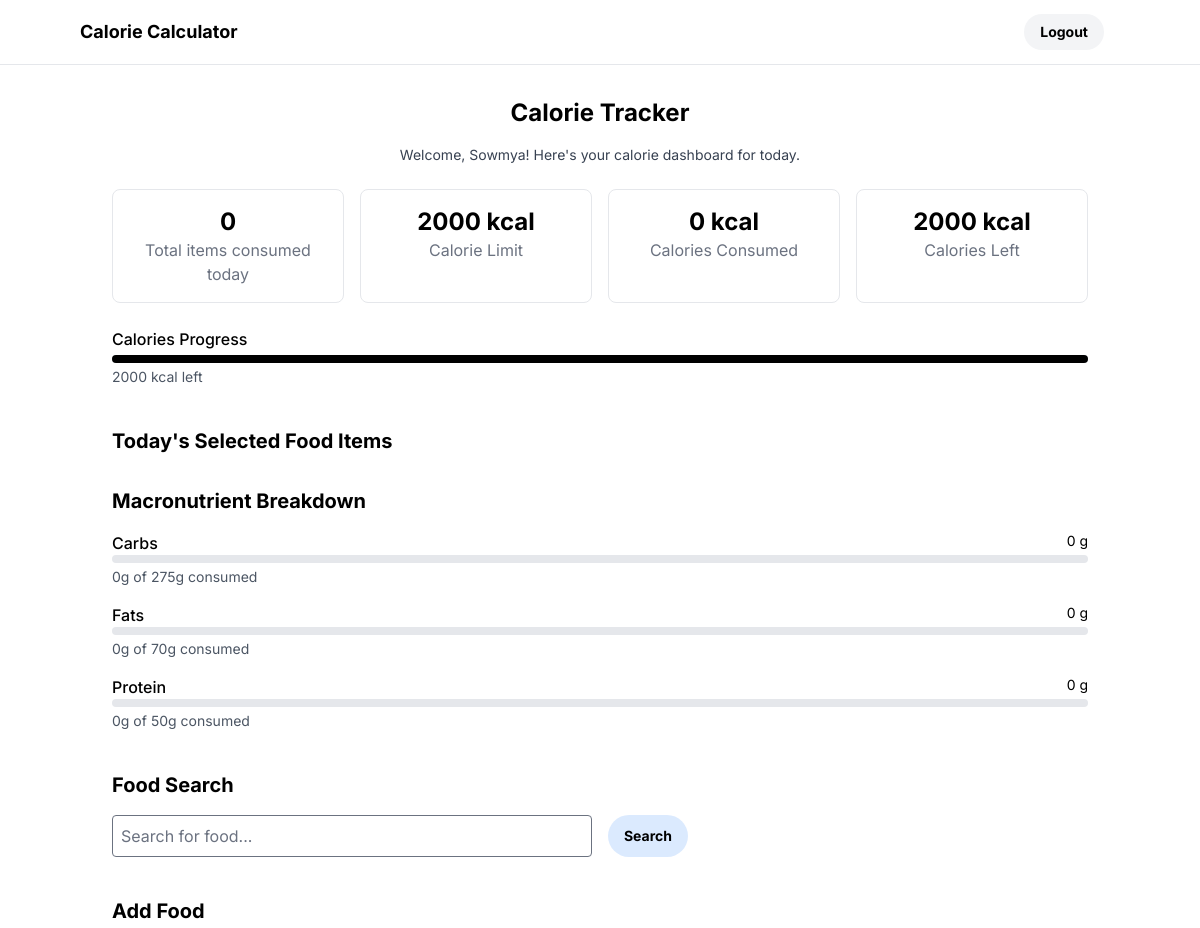
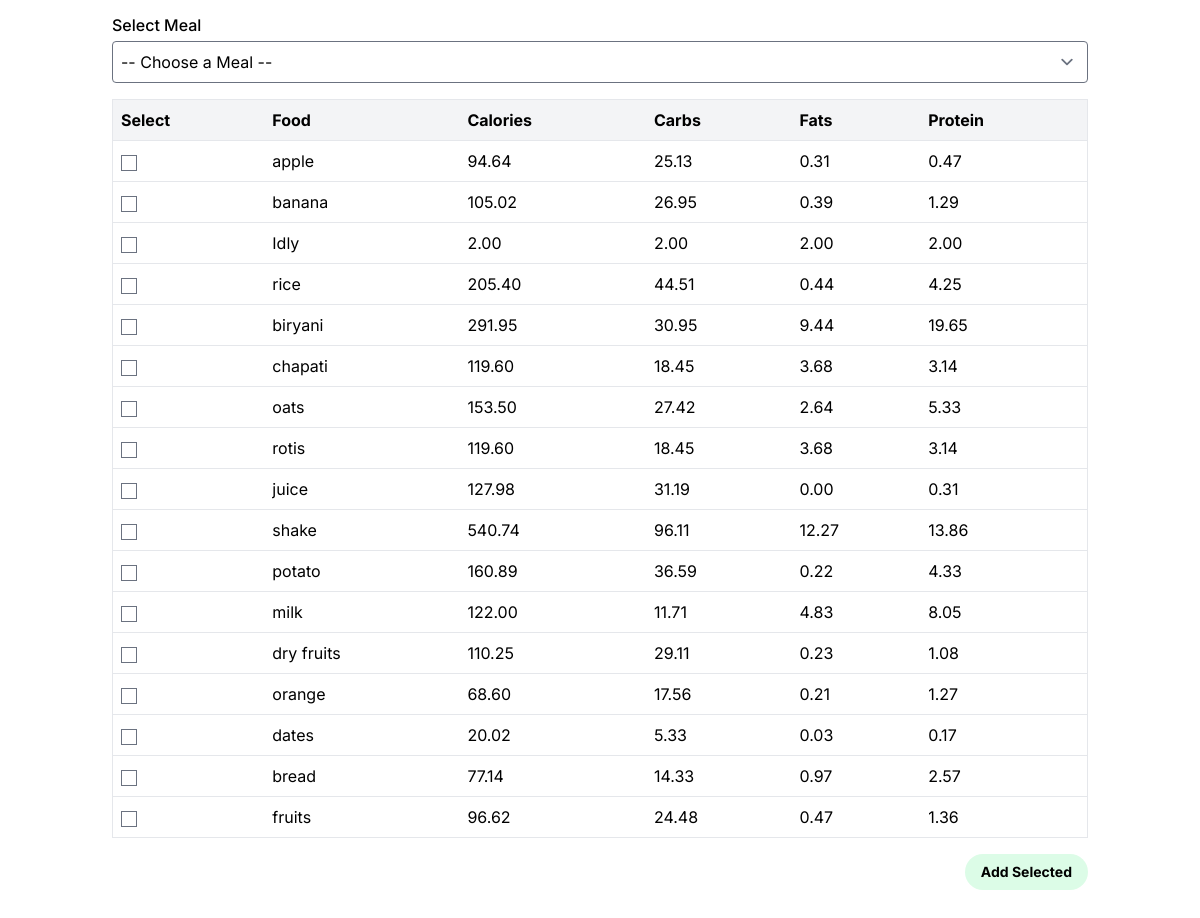
The page /user/ (signed in) on the database its author committed (2 pictures, top to bottom).
### count/models.py (models this page shows, shortened)
class Fooditem(models.Model):
    name = models.CharField(max_length=200)
    category = models.ManyToManyField(Category)
    carbohydrates = models.DecimalField(max_digits=5, decimal_places=2, default=2)
    fats = models.DecimalField(max_digits=5, decimal_places=2, default=2)
    protein = models.DecimalField(max_digits=5, decimal_places=2, default=2)
    calories = models.DecimalField(max_digits=5, decimal_places=2, default=2, blank=True)
    quantity = models.IntegerField(default=1, null=True, blank=True)

### count/decorators.py (the view)
        def wrapper_func(request,*args,**kwargs):
            group=None
            if request.user.groups.exists():
                group=request.user.groups.all()[0].name
            if group in allowed_roles:
                return view_func(request,*args,**kwargs)
            else:
                return HttpResponse("<h1>You are not allowed to access this page</h1>")

### count/templates/user.html (shortened to what this page needs)
{% load static %}
<!DOCTYPE html>
<html lang="en">
  <head>
    <script src="https://cdn.tailwindcss.com?plugins=forms,container-queries"></script>
  </head>
  <body class="font-[Inter]">
    <div class="min-h-screen bg-white">
      <header class="flex items-center justify-between border-b px-10 py-3">
        <div class="flex items-center gap-4">
          <svg class="w-6 h-6 text-gray-800" fill="currentColor" viewBox="0 0 48 48"><path d="M44 11.2727C44 14.0109..." /></svg>
          <h2 class="text-lg font-bold">Calorie Calculator</h2>
        </div>
        <div class="flex gap-4 items-center">
          <a href="{% url 'logout' %}" class="bg-gray-100 text-sm font-bold px-4 py-2 rounded-full">Logout</a>
          <div class="w-10 h-10 rounded-full bg-cover bg-center" style="background-image: url('https://...')"></div>
        </div>
      </header>
      <main class="px-6 py-8 max-w-5xl mx-auto">
        <h1 class="text-2xl font-bold mb-4 text-center">Calorie Tracker</h1>
        <p class="text-center text-gray-700 text-sm mb-6">Welcome, {{ request.user.username }}! Here's your calorie dashboard for today.</p>
        <div class="grid grid-cols-1 md:grid-cols-4 gap-4 mb-6">
          <div class="border rounded-lg p-4 text-center">
            <p class="text-2xl font-bold">{{ cnt }}</p>
            <p class="text-gray-500">Total items consumed today</p>
          </div>
          <div class="border rounded-lg p-4 text-center">
            <p class="text-2xl font-bold">2000 kcal</p>
            <p class="text-gray-500">Calorie Limit</p>
          </div>
          <div class="border rounded-lg p-4 text-center">
            <p class="text-2xl font-bold">{{ totalCalories }} kcal</p>
            <p class="text-gray-500">Calories Consumed</p>
          </div>
          <div class="border rounded-lg p-4 text-center">
            <p class="text-2xl font-bold">{{ CalorieLeft }} kcal</p>
            <p class="text-gray-500">Calories Left</p>
          </div>
        </div>
        <div class="mb-8">
          <p class="font-medium mb-1">Calories Progress</p>
          <div class="w-full bg-gray-200 rounded-full h-2 mb-1">
            <div class="bg-black h-2 rounded-full {{ Progress }}"></div>
          </div>
          <p class="text-sm text-gray-600">{{ CalorieLeft }} kcal left</p>
        </div>
        <h2 class="text-xl font-bold mt-10 mb-4">Today's Selected Food Items</h2>
        <h2 class="text-xl font-bold mb-4">Macronutrient Breakdown</h2>
        {% for macro, label in macro_labels %}
        <div class="mb-4">
          <div class="flex justify-between">
            <p class="font-medium">{{ label }}</p>
            <p class="text-sm">
              {% if macro == 'carbohydrates' %}{{ carbohydrates_value }}
              {% elif macro == 'fats' %}{{ fats_value }}
              {% elif macro == 'protein' %}{{ protein_value }}
              {% endif %}g
            </p>
          </div>
          <div class="w-full bg-gray-200 rounded-full h-2 mb-1">
          </div>
          <p class="text-sm text-gray-600">
            {% if macro == 'carbohydrates' %}{{ carbohydrates_value }}g of 275g
            {% elif macro == 'fats' %}{{ fats_value }}g of 70g
            {% elif macro == 'protein' %}{{ protein_value }}g of 50g
            {% endif %} consumed
          </p>
        </div>
        {% endfor %}
        <h2 class="text-xl font-bold mt-10 mb-4">Food Search</h2>
        <form method="get" class="mb-6 flex gap-4 max-w-xl">
          <input
            type="text"
            name="name"
            value="{{ request.GET.name }}"
            placeholder="Search for food..."
            class="flex w-full border p-2 rounded"
          />
          <button type="submit" class="bg-blue-100 text-sm font-bold px-4 py-2 rounded-full">Search</button>
        </form>
        <h2 class="text-xl font-bold mt-10 mb-4">Add Food</h2>
        <form method="POST" action="{% url 'addFooditem' %}" class="space-y-4">
          <div>
            <label class="block mb-1 font-medium">Select Meal</label>
            <select name="meal" class="w-full border p-2 rounded">
              <option value="">-- Choose a Meal --</option>
            </select>
          </div>
          <div class="overflow-x-auto">
            <table class="w-full border">
              <thead>
                <tr class="bg-gray-100">
                  <th class="p-2 text-left">Select</th>
                  <th class="p-2 text-left">Food</th>
                  <th class="p-2 text-left">Calories</th>
                  <th class="p-2 text-left">Carbs</th>
                  <th class="p-2 text-left">Fats</th>
                  <th class="p-2 text-left">Protein</th>
                </tr>
              </thead>
              <tbody>
                {% for food in myfilter.qs %}
                <tr class="border-t">
                  <td class="p-2"><input type="checkbox" name="fooditem_ids" value="{{ food.id }}" /></td>
                  <td class="p-2">{{ food.name }}</td>
                  <td class="p-2">{{ food.calories }}</td>
                  <td class="p-2">{{ food.carbohydrates }}</td>
                  <td class="p-2">{{ food.fats }}</td>
                  <td class="p-2">{{ food.protein }}</td>
                </tr>
                {% endfor %}
              </tbody>
            </table>
          </div>
          <div class="text-right">
            <button type="submit" onclick="return validateMealSelection()" class="bg-green-100 text-sm font-bold px-4 py-2 rounded-full">
              Add Selected
            </button>
          </div>
        </form>
      </main>
    </div>
  </body>
</html>

### rows shown on the page
Fooditem: name "apple", calories "94.64", carbohydrates "25.13", fats "0.31", protein "0.47"
Fooditem: name "banana", calories "105.02", carbohydrates "26.95", fats "0.39", protein "1.29"
Fooditem: name "Idly", calories "2.00", carbohydrates "2.00", fats "2.00", protein "2.00"
Fooditem: name "rice", calories "205.40", carbohydrates "44.51", fats "0.44", protein "4.25"
Fooditem: name "biryani", calories "291.95", carbohydrates "30.95", fats "9.44", protein "19.65"
Fooditem: name "chapati", calories "119.60", carbohydrates "18.45", fats "3.68", protein "3.14"
Fooditem: name "oats", calories "153.50", carbohydrates "27.42", fats "2.64", protein "5.33"
Fooditem: name "rotis", calories "119.60", carbohydrates "18.45", fats "3.68", protein "3.14"
Fooditem: name "juice", calories "127.98", carbohydrates "31.19", fats "0.00", protein "0.31"
Fooditem: name "shake", calories "540.74", carbohydrates "96.11", fats "12.27", protein "13.86"
Fooditem: name "potato", calories "160.89", carbohydrates "36.59", fats "0.22", protein "4.33"
Fooditem: name "milk", calories "122.00", carbohydrates "11.71", fats "4.83", protein "8.05"
Fooditem: name "dry fruits", calories "110.25", carbohydrates "29.11", fats "0.23", protein "1.08"
Fooditem: name "orange", calories "68.60", carbohydrates "17.56", fats "0.21", protein "1.27"
Fooditem: name "dates", calories "20.02", carbohydrates "5.33", fats "0.03", protein "0.17"
Fooditem: name "bread", calories "77.14", carbohydrates "14.33", fats "0.97", protein "2.57"
Fooditem: name "fruits", calories "96.62", carbohydrates "24.48", fats "0.47", protein "1.36"

### other values the page prints
{{ request.user.username }} "Sowmya"
{{ cnt }} "0"
{{ totalCalories }} "0"
{{ CalorieLeft }} "2000"
{{ label }} "Carbs" "Fats" "Protein"
{{ carbohydrates_value }} "0"
{{ fats_value }} "0"
{{ protein_value }} "0"
